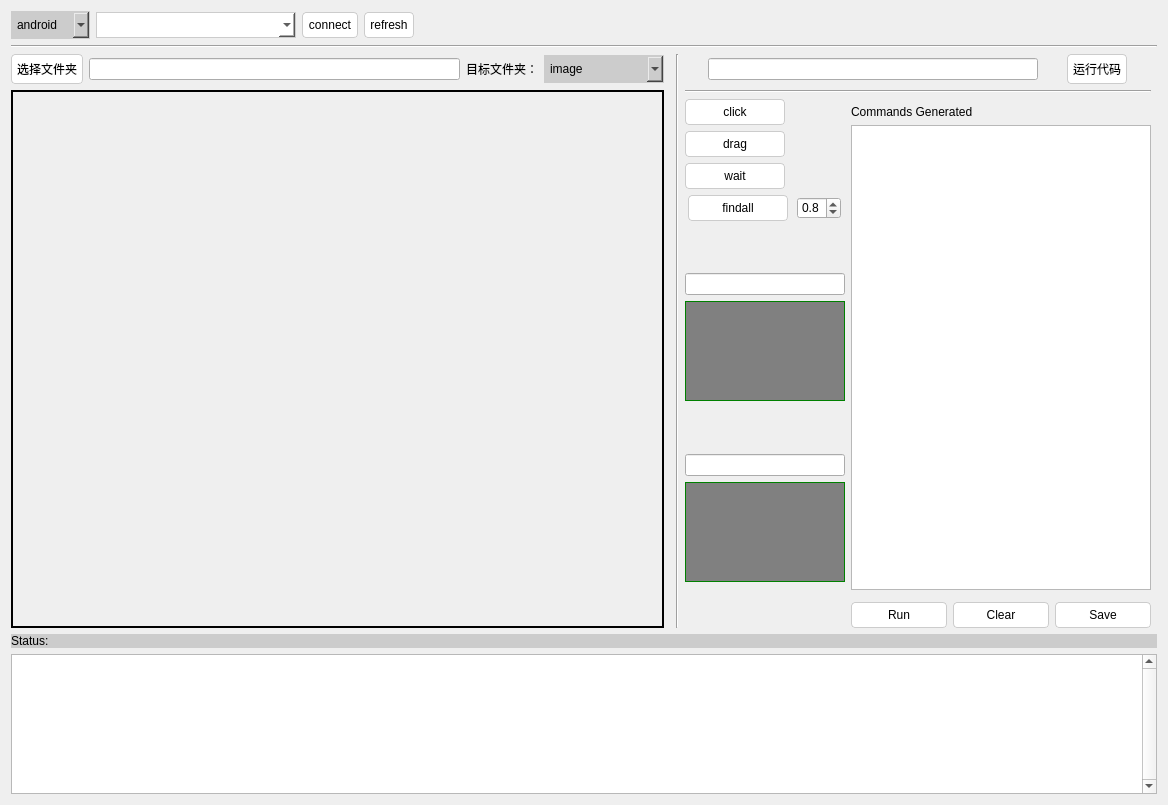
<?xml version="1.0" encoding="UTF-8"?>
<ui version="4.0">
 <class>Dialog</class>
 <widget class="QDialog" name="Dialog">
  <property name="geometry">
   <rect>
    <x>0</x>
    <y>0</y>
    <width>1168</width>
    <height>805</height>
   </rect>
  </property>
  <property name="windowTitle">
   <string>Airkuli - airtest GUI</string>
  </property>
  <property name="windowIcon">
   <iconset>
    <normaloff>favicon.ico</normaloff>favicon.ico</iconset>
  </property>
  <property name="styleSheet">
   <string notr="true">*{
font-family:&quot;Courier New&quot;, Times, serif;
}
QPushButton {
background-color: white;
color: black;
padding: 5px;
border: 1px solid transparent;
border-color: #ccc;
border-radius: 4px;
font-family: &quot;sans-serif&quot;, Times, serif;
}

QPushButton:hover {
background-color: #00CCCC;
}
QPushButton:pressed{
background-color: #0066CC;
border-color: yellow;
}

QComboBox {
background-color: #CCCCCC;
color: black;
padding: 5px;
font-family:&quot;Courier New&quot;, Times, serif;
border: 1px solid transparent;
border-color: #ccc;
}</string>
  </property>
  <layout class="QHBoxLayout" name="horizontalLayout_4">
   <item>
    <layout class="QVBoxLayout" name="verticalLayout_7">
     <item>
      <layout class="QHBoxLayout" name="horizontalLayout_5">
       <item>
        <widget class="QComboBox" name="cbDevice">
         <property name="editable">
          <bool>false</bool>
         </property>
         <item>
          <property name="text">
           <string>android</string>
          </property>
         </item>
         <item>
          <property name="text">
           <string>windows</string>
          </property>
         </item>
         <item>
          <property name="text">
           <string>ios</string>
          </property>
         </item>
        </widget>
       </item>
       <item>
        <widget class="QComboBox" name="cbPhoneno">
         <property name="sizePolicy">
          <sizepolicy hsizetype="Minimum" vsizetype="Maximum">
           <horstretch>0</horstretch>
           <verstretch>0</verstretch>
          </sizepolicy>
         </property>
         <property name="minimumSize">
          <size>
           <width>200</width>
           <height>25</height>
          </size>
         </property>
         <property name="maximumSize">
          <size>
           <width>200</width>
           <height>26</height>
          </size>
         </property>
         <property name="styleSheet">
          <string notr="true">background-color: white; color: black;</string>
         </property>
         <property name="editable">
          <bool>true</bool>
         </property>
        </widget>
       </item>
       <item>
        <widget class="QPushButton" name="btnConnect">
         <property name="styleSheet">
          <string notr="true"/>
         </property>
         <property name="text">
          <string>connect</string>
         </property>
        </widget>
       </item>
       <item>
        <widget class="QPushButton" name="btnRefresh">
         <property name="text">
          <string>refresh</string>
         </property>
        </widget>
       </item>
       <item>
        <spacer name="horizontalSpacer_4">
         <property name="orientation">
          <enum>Qt::Horizontal</enum>
         </property>
         <property name="sizeHint" stdset="0">
          <size>
           <width>40</width>
           <height>20</height>
          </size>
         </property>
        </spacer>
       </item>
      </layout>
     </item>
     <item>
      <widget class="Line" name="line">
       <property name="orientation">
        <enum>Qt::Horizontal</enum>
       </property>
      </widget>
     </item>
     <item>
      <layout class="QVBoxLayout" name="verticalLayout_6">
       <item>
        <layout class="QHBoxLayout" name="horizontalLayout_6">
         <item>
          <layout class="QVBoxLayout" name="verticalLayout_5">
           <property name="sizeConstraint">
            <enum>QLayout::SetDefaultConstraint</enum>
           </property>
           <item>
            <layout class="QHBoxLayout" name="horizontalLayout_7">
             <property name="sizeConstraint">
              <enum>QLayout::SetMinimumSize</enum>
             </property>
             <item>
              <widget class="QPushButton" name="btnSelectDir">
               <property name="text">
                <string>选择文件夹</string>
               </property>
              </widget>
             </item>
             <item>
              <widget class="QLineEdit" name="leWorkspace"/>
             </item>
             <item>
              <widget class="QLabel" name="label_2">
               <property name="text">
                <string>目标文件夹：</string>
               </property>
              </widget>
             </item>
             <item>
              <widget class="QComboBox" name="cbDestdir">
               <property name="sizePolicy">
                <sizepolicy hsizetype="Fixed" vsizetype="Fixed">
                 <horstretch>0</horstretch>
                 <verstretch>0</verstretch>
                </sizepolicy>
               </property>
               <property name="minimumSize">
                <size>
                 <width>120</width>
                 <height>0</height>
                </size>
               </property>
               <item>
                <property name="text">
                 <string>image</string>
                </property>
               </item>
              </widget>
             </item>
            </layout>
           </item>
           <item>
            <widget class="QWidget" name="widget" native="true">
             <property name="sizePolicy">
              <sizepolicy hsizetype="Expanding" vsizetype="Expanding">
               <horstretch>50</horstretch>
               <verstretch>0</verstretch>
              </sizepolicy>
             </property>
             <property name="minimumSize">
              <size>
               <width>500</width>
               <height>0</height>
              </size>
             </property>
             <property name="maximumSize">
              <size>
               <width>1000000</width>
               <height>16777215</height>
              </size>
             </property>
             <property name="styleSheet">
              <string notr="true">QWidget{
	border-width: 2px;
	border-style: solid;
	border-color:black;
}</string>
             </property>
             <widget class="QLabel" name="lblScreen">
              <property name="geometry">
               <rect>
                <x>0</x>
                <y>0</y>
                <width>0</width>
                <height>0</height>
               </rect>
              </property>
              <property name="sizePolicy">
               <sizepolicy hsizetype="Expanding" vsizetype="Expanding">
                <horstretch>0</horstretch>
                <verstretch>0</verstretch>
               </sizepolicy>
              </property>
              <property name="minimumSize">
               <size>
                <width>0</width>
                <height>0</height>
               </size>
              </property>
              <property name="maximumSize">
               <size>
                <width>16777215</width>
                <height>16777215</height>
               </size>
              </property>
              <property name="mouseTracking">
               <bool>true</bool>
              </property>
              <property name="styleSheet">
               <string notr="true">QLabel{
	border-width: 2px;
	border-style: solid;
	border-color:green;
}</string>
              </property>
              <property name="frameShadow">
               <enum>QFrame::Raised</enum>
              </property>
              <property name="lineWidth">
               <number>200</number>
              </property>
              <property name="midLineWidth">
               <number>500</number>
              </property>
              <property name="text">
               <string/>
              </property>
              <property name="scaledContents">
               <bool>true</bool>
              </property>
             </widget>
            </widget>
           </item>
          </layout>
         </item>
         <item>
          <widget class="Line" name="line_4">
           <property name="orientation">
            <enum>Qt::Horizontal</enum>
           </property>
          </widget>
         </item>
         <item>
          <widget class="Line" name="line_2">
           <property name="orientation">
            <enum>Qt::Vertical</enum>
           </property>
          </widget>
         </item>
         <item>
          <layout class="QVBoxLayout" name="verticalLayout_3">
           <item>
            <layout class="QHBoxLayout" name="horizontalLayout_8">
             <item>
              <widget class="QLineEdit" name="leCode">
               <property name="sizePolicy">
                <sizepolicy hsizetype="Fixed" vsizetype="Fixed">
                 <horstretch>0</horstretch>
                 <verstretch>0</verstretch>
                </sizepolicy>
               </property>
               <property name="minimumSize">
                <size>
                 <width>330</width>
                 <height>0</height>
                </size>
               </property>
              </widget>
             </item>
             <item>
              <widget class="QPushButton" name="btnRun">
               <property name="sizePolicy">
                <sizepolicy hsizetype="Fixed" vsizetype="Fixed">
                 <horstretch>0</horstretch>
                 <verstretch>0</verstretch>
                </sizepolicy>
               </property>
               <property name="text">
                <string>运行代码</string>
               </property>
              </widget>
             </item>
            </layout>
           </item>
           <item>
            <widget class="Line" name="line_7">
             <property name="orientation">
              <enum>Qt::Horizontal</enum>
             </property>
            </widget>
           </item>
           <item>
            <layout class="QHBoxLayout" name="horizontalLayout">
             <item>
              <layout class="QVBoxLayout" name="verticalLayout_4">
               <item>
                <layout class="QVBoxLayout" name="verticalLayout_2">
                 <item>
                  <widget class="QPushButton" name="btnClick">
                   <property name="sizePolicy">
                    <sizepolicy hsizetype="Fixed" vsizetype="Fixed">
                     <horstretch>0</horstretch>
                     <verstretch>0</verstretch>
                    </sizepolicy>
                   </property>
                   <property name="minimumSize">
                    <size>
                     <width>100</width>
                     <height>0</height>
                    </size>
                   </property>
                   <property name="text">
                    <string>click</string>
                   </property>
                  </widget>
                 </item>
                 <item>
                  <widget class="QPushButton" name="btnDrag">
                   <property name="sizePolicy">
                    <sizepolicy hsizetype="Fixed" vsizetype="Fixed">
                     <horstretch>0</horstretch>
                     <verstretch>0</verstretch>
                    </sizepolicy>
                   </property>
                   <property name="minimumSize">
                    <size>
                     <width>100</width>
                     <height>0</height>
                    </size>
                   </property>
                   <property name="text">
                    <string>drag</string>
                   </property>
                  </widget>
                 </item>
                 <item>
                  <widget class="QPushButton" name="btnWait">
                   <property name="enabled">
                    <bool>false</bool>
                   </property>
                   <property name="sizePolicy">
                    <sizepolicy hsizetype="Fixed" vsizetype="Fixed">
                     <horstretch>0</horstretch>
                     <verstretch>0</verstretch>
                    </sizepolicy>
                   </property>
                   <property name="minimumSize">
                    <size>
                     <width>100</width>
                     <height>0</height>
                    </size>
                   </property>
                   <property name="text">
                    <string>wait</string>
                   </property>
                  </widget>
                 </item>
                 <item>
                  <layout class="QHBoxLayout" name="horizontalLayout_2">
                   <item>
                    <widget class="QPushButton" name="btnFindAll">
                     <property name="sizePolicy">
                      <sizepolicy hsizetype="Fixed" vsizetype="Fixed">
                       <horstretch>0</horstretch>
                       <verstretch>0</verstretch>
                      </sizepolicy>
                     </property>
                     <property name="minimumSize">
                      <size>
                       <width>100</width>
                       <height>0</height>
                      </size>
                     </property>
                     <property name="text">
                      <string>findall</string>
                     </property>
                    </widget>
                   </item>
                   <item>
                    <widget class="QDoubleSpinBox" name="sbThreshold">
                     <property name="sizePolicy">
                      <sizepolicy hsizetype="Fixed" vsizetype="Fixed">
                       <horstretch>0</horstretch>
                       <verstretch>0</verstretch>
                      </sizepolicy>
                     </property>
                     <property name="decimals">
                      <number>1</number>
                     </property>
                     <property name="maximum">
                      <double>1.000000000000000</double>
                     </property>
                     <property name="singleStep">
                      <double>0.100000000000000</double>
                     </property>
                     <property name="value">
                      <double>0.800000000000000</double>
                     </property>
                    </widget>
                   </item>
                  </layout>
                 </item>
                </layout>
               </item>
               <item>
                <spacer name="verticalSpacer">
                 <property name="orientation">
                  <enum>Qt::Vertical</enum>
                 </property>
                 <property name="sizeHint" stdset="0">
                  <size>
                   <width>20</width>
                   <height>40</height>
                  </size>
                 </property>
                </spacer>
               </item>
               <item>
                <widget class="QLineEdit" name="leCrop1">
                 <property name="sizePolicy">
                  <sizepolicy hsizetype="Fixed" vsizetype="Fixed">
                   <horstretch>0</horstretch>
                   <verstretch>0</verstretch>
                  </sizepolicy>
                 </property>
                 <property name="minimumSize">
                  <size>
                   <width>160</width>
                   <height>0</height>
                  </size>
                 </property>
                </widget>
               </item>
               <item>
                <widget class="QLabel" name="lblCutImage">
                 <property name="sizePolicy">
                  <sizepolicy hsizetype="Minimum" vsizetype="Minimum">
                   <horstretch>0</horstretch>
                   <verstretch>0</verstretch>
                  </sizepolicy>
                 </property>
                 <property name="minimumSize">
                  <size>
                   <width>160</width>
                   <height>100</height>
                  </size>
                 </property>
                 <property name="maximumSize">
                  <size>
                   <width>100</width>
                   <height>100</height>
                  </size>
                 </property>
                 <property name="styleSheet">
                  <string notr="true">QLabel{
	border-width: 1px;
	border-style: solid;
	border-color:green;
	background-color: gray;
}</string>
                 </property>
                 <property name="text">
                  <string/>
                 </property>
                </widget>
               </item>
               <item>
                <spacer name="verticalSpacer_3">
                 <property name="orientation">
                  <enum>Qt::Vertical</enum>
                 </property>
                 <property name="sizeHint" stdset="0">
                  <size>
                   <width>20</width>
                   <height>40</height>
                  </size>
                 </property>
                </spacer>
               </item>
               <item>
                <widget class="QLineEdit" name="leCrop2">
                 <property name="sizePolicy">
                  <sizepolicy hsizetype="Fixed" vsizetype="Fixed">
                   <horstretch>0</horstretch>
                   <verstretch>0</verstretch>
                  </sizepolicy>
                 </property>
                 <property name="minimumSize">
                  <size>
                   <width>160</width>
                   <height>0</height>
                  </size>
                 </property>
                </widget>
               </item>
               <item>
                <widget class="QLabel" name="lblCutImage2">
                 <property name="sizePolicy">
                  <sizepolicy hsizetype="Minimum" vsizetype="Minimum">
                   <horstretch>0</horstretch>
                   <verstretch>0</verstretch>
                  </sizepolicy>
                 </property>
                 <property name="minimumSize">
                  <size>
                   <width>160</width>
                   <height>100</height>
                  </size>
                 </property>
                 <property name="maximumSize">
                  <size>
                   <width>100</width>
                   <height>100</height>
                  </size>
                 </property>
                 <property name="styleSheet">
                  <string notr="true">QLabel{
	border-width: 1px;
	border-style: solid;
	border-color:green;
	background-color: gray;
}</string>
                 </property>
                 <property name="text">
                  <string/>
                 </property>
                </widget>
               </item>
               <item>
                <spacer name="verticalSpacer_2">
                 <property name="orientation">
                  <enum>Qt::Vertical</enum>
                 </property>
                 <property name="sizeHint" stdset="0">
                  <size>
                   <width>20</width>
                   <height>40</height>
                  </size>
                 </property>
                </spacer>
               </item>
              </layout>
             </item>
             <item>
              <layout class="QVBoxLayout" name="verticalLayout_22">
               <item>
                <widget class="Line" name="line_3">
                 <property name="orientation">
                  <enum>Qt::Vertical</enum>
                 </property>
                </widget>
               </item>
               <item>
                <widget class="QLabel" name="label_5">
                 <property name="text">
                  <string>Commands Generated</string>
                 </property>
                </widget>
               </item>
               <item>
                <widget class="QTextBrowser" name="textBrowser">
                 <property name="sizePolicy">
                  <sizepolicy hsizetype="Fixed" vsizetype="Expanding">
                   <horstretch>0</horstretch>
                   <verstretch>0</verstretch>
                  </sizepolicy>
                 </property>
                 <property name="minimumSize">
                  <size>
                   <width>300</width>
                   <height>0</height>
                  </size>
                 </property>
                 <property name="readOnly">
                  <bool>false</bool>
                 </property>
                </widget>
               </item>
               <item>
                <widget class="Line" name="line_5">
                 <property name="orientation">
                  <enum>Qt::Vertical</enum>
                 </property>
                </widget>
               </item>
               <item>
                <layout class="QHBoxLayout" name="horizontalLayout_12">
                 <item>
                  <widget class="QPushButton" name="btnRunScripts">
                   <property name="text">
                    <string>Run</string>
                   </property>
                  </widget>
                 </item>
                 <item>
                  <widget class="QPushButton" name="btnClear">
                   <property name="text">
                    <string>Clear</string>
                   </property>
                  </widget>
                 </item>
                 <item>
                  <widget class="QPushButton" name="btnSave">
                   <property name="text">
                    <string>Save</string>
                   </property>
                  </widget>
                 </item>
                </layout>
               </item>
              </layout>
             </item>
            </layout>
           </item>
          </layout>
         </item>
         <item>
          <layout class="QVBoxLayout" name="verticalLayout" stretch="0">
           <property name="sizeConstraint">
            <enum>QLayout::SetDefaultConstraint</enum>
           </property>
           <item>
            <widget class="Line" name="line_6">
             <property name="orientation">
              <enum>Qt::Horizontal</enum>
             </property>
            </widget>
           </item>
          </layout>
         </item>
        </layout>
       </item>
       <item>
        <layout class="QHBoxLayout" name="horizontalLayout_3">
         <item>
          <widget class="QLabel" name="label">
           <property name="styleSheet">
            <string notr="true">*{
background-color: #ccc;
}</string>
           </property>
           <property name="text">
            <string>Status:</string>
           </property>
          </widget>
         </item>
        </layout>
       </item>
       <item>
        <widget class="QTextBrowser" name="tbConsole">
         <property name="sizePolicy">
          <sizepolicy hsizetype="Expanding" vsizetype="Preferred">
           <horstretch>2</horstretch>
           <verstretch>10</verstretch>
          </sizepolicy>
         </property>
         <property name="minimumSize">
          <size>
           <width>0</width>
           <height>100</height>
          </size>
         </property>
         <property name="maximumSize">
          <size>
           <width>16777215</width>
           <height>140</height>
          </size>
         </property>
         <property name="verticalScrollBarPolicy">
          <enum>Qt::ScrollBarAlwaysOn</enum>
         </property>
         <property name="horizontalScrollBarPolicy">
          <enum>Qt::ScrollBarAsNeeded</enum>
         </property>
        </widget>
       </item>
      </layout>
     </item>
    </layout>
   </item>
  </layout>
  <zorder></zorder>
  <zorder>sbThreshold</zorder>
  <zorder>btnFindAll</zorder>
 </widget>
 <resources/>
 <connections/>
</ui>
